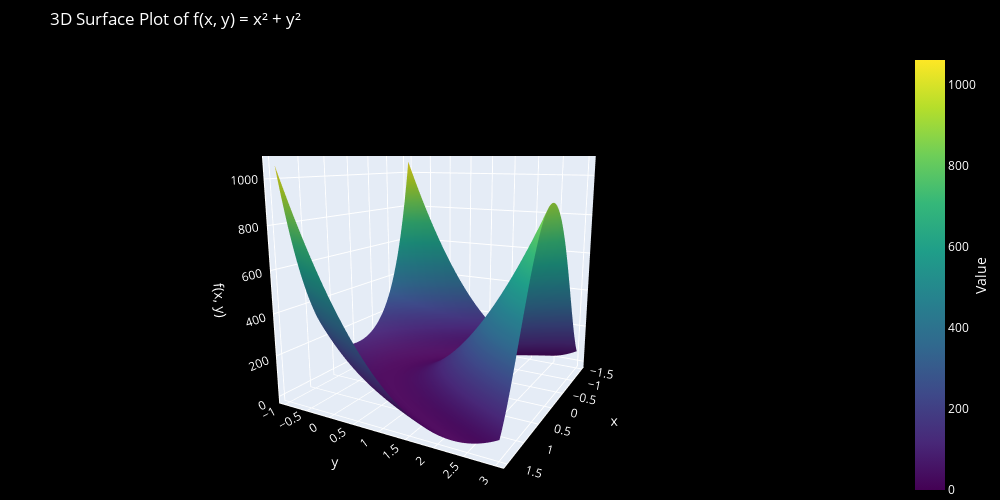

Write notebook code for a chart like this one.
### Markdown cell above
## Esempio 3

### Code cell
def h(x,y):
    return (1-x)**2+100*(y-x**2)**2

x = torch.linspace(-1.5,1.5,100).requires_grad_(True)
y = torch.linspace(-1,3,100).requires_grad_(True)

plot_3D(x,y,h)

### Figure 1 — Plotly figure (JSON) as saved in the notebook; plotly's stock layout.template omitted (floating-point values rounded to 4 significant figures; data arrays with more than 128 entries replaced by an {"elided": "..."} marker saying what was removed)
{"data": [{"colorbar": {"tickfont": {"color": "white"}, "title": {"font": {"color": "white"}, "side": "right", "text": "Value"}}, "colorscale": [[0, "#440154"], [0.1111, "#482878"], [0.2222, "#3e4989"], [0.3333, "#31688e"], [0.4444, "#26828e"], [0.5556, "#1f9e89"], [0.6667, "#35b779"], [0.7778, "#6ece58"], [0.8889, "#b5de2b"], [1, "#fde725"]], "showscale": true, "type": "surface", "x": {"elided": "100x100 float values"}, "y": {"elided": "100x100 float values"}, "z": {"elided": "100x100 float values"}}], "layout": {"height": 500, "margin": {"b": 0, "l": 0, "r": 0, "t": 50}, "paper_bgcolor": "black", "plot_bgcolor": "black", "scene": {"bgcolor": "black", "camera": {"eye": {"x": 2, "y": 1.1, "z": 0.5}}, "xaxis": {"linecolor": "white", "linewidth": 2, "showgrid": true, "showline": true, "tickfont": {"color": "white"}, "title": {"font": {"color": "white"}, "text": "x"}}, "yaxis": {"linecolor": "white", "linewidth": 2, "showgrid": true, "showline": true, "tickfont": {"color": "white"}, "title": {"font": {"color": "white"}, "text": "y"}}, "zaxis": {"linecolor": "white", "linewidth": 2, "showgrid": true, "showline": true, "tickfont": {"color": "white"}, "title": {"font": {"color": "white"}, "text": "f(x, y)"}}}, "title": {"font": {"color": "white"}, "text": "3D Surface Plot of f(x, y) = x² + y²"}, "width": 1000}}
